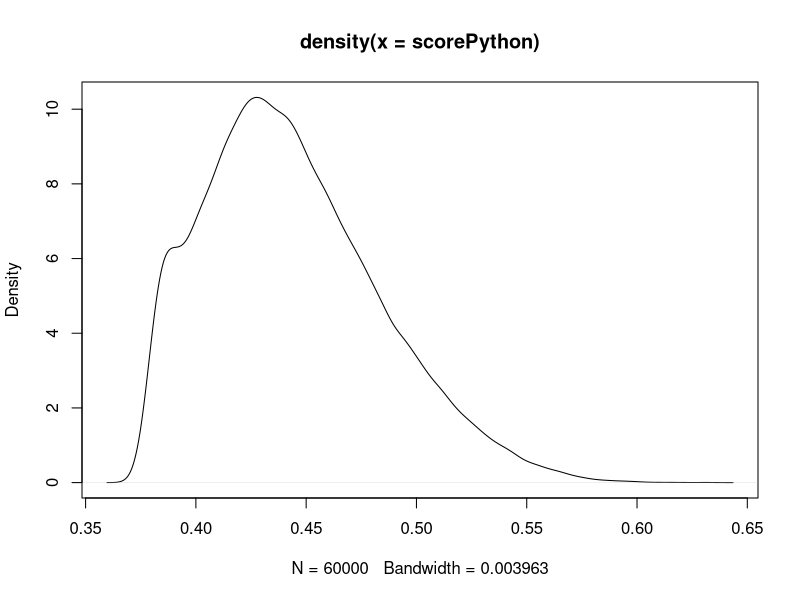
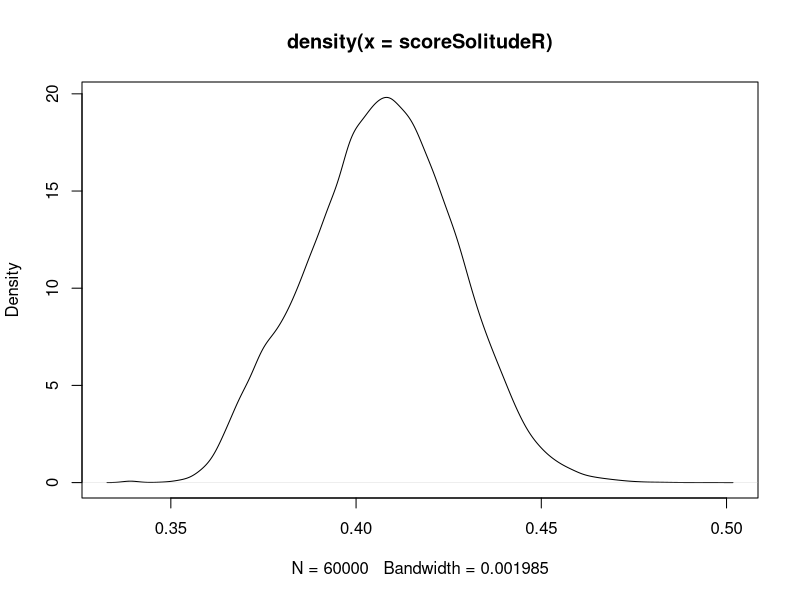
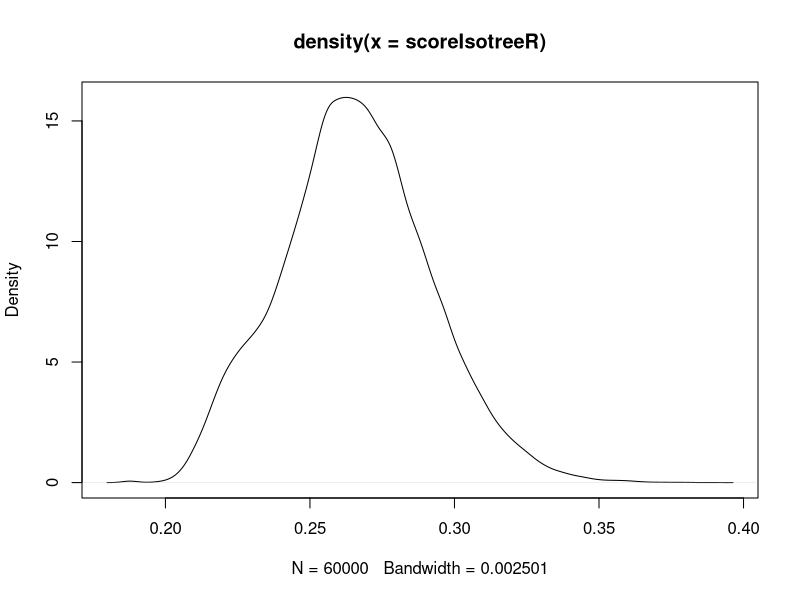
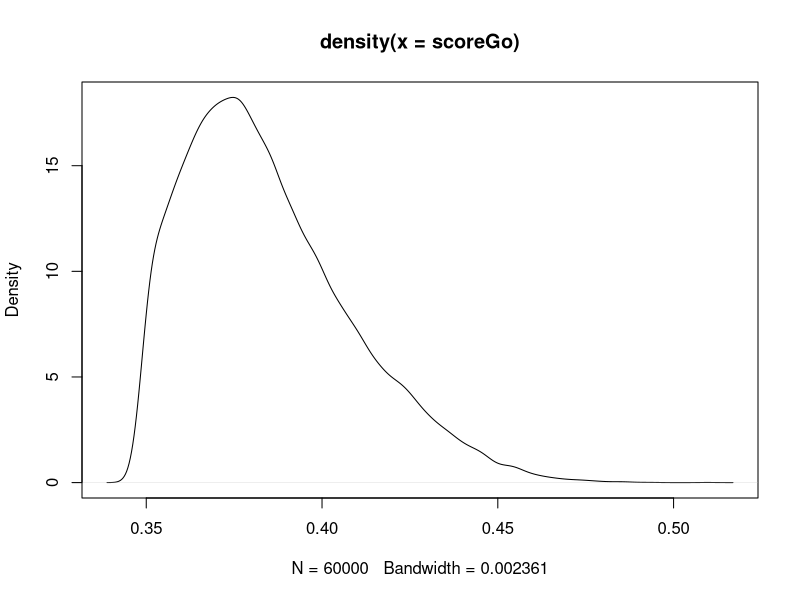
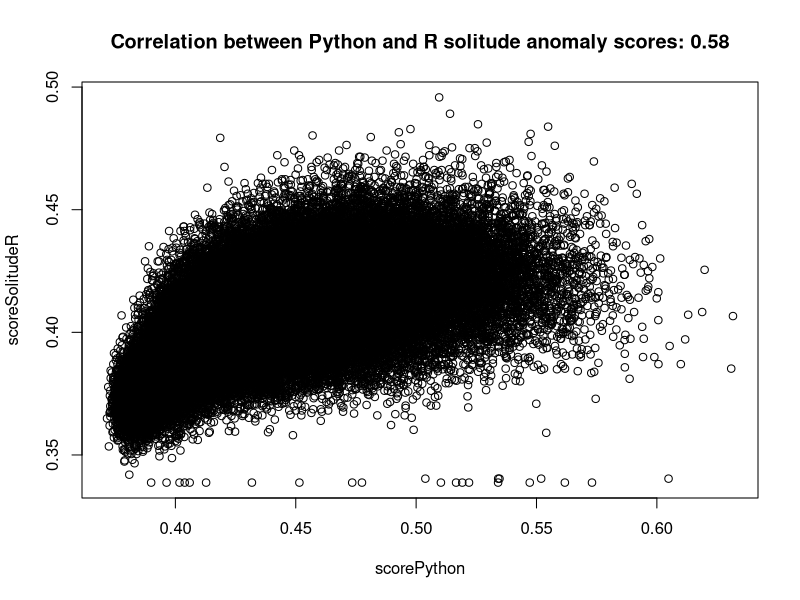
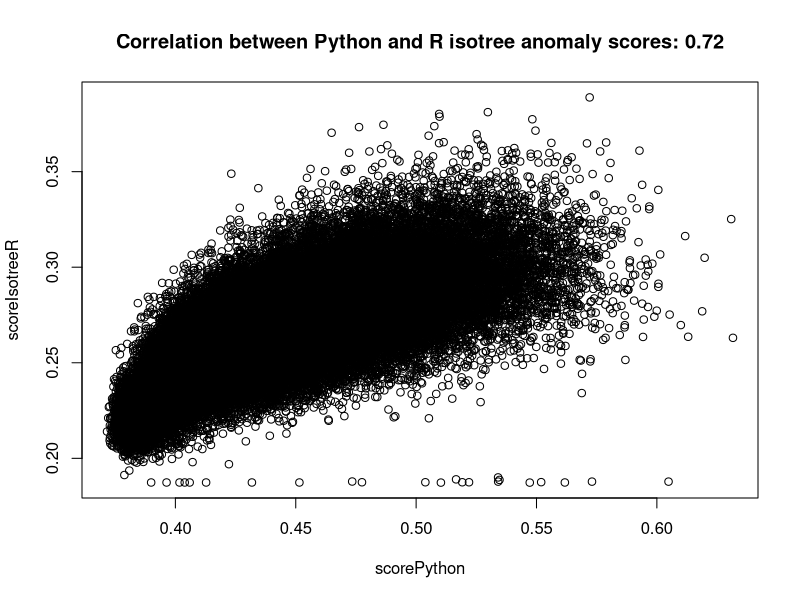
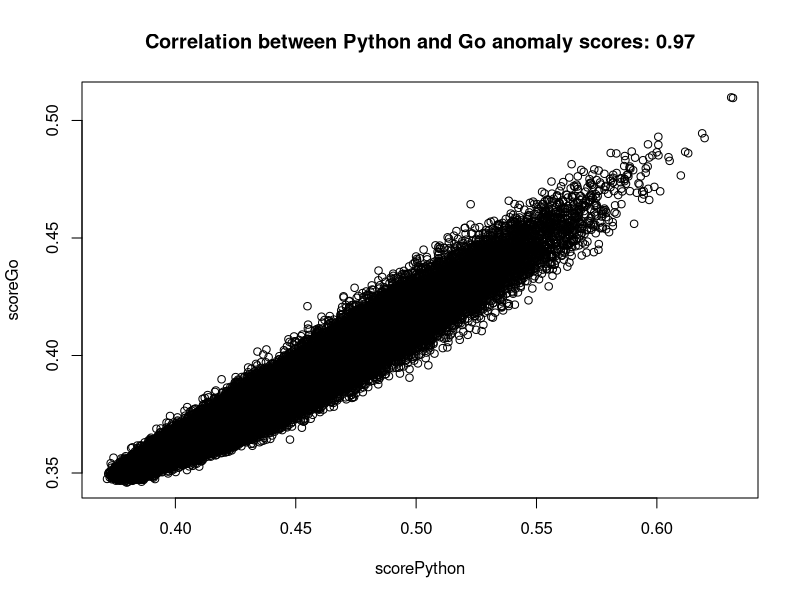
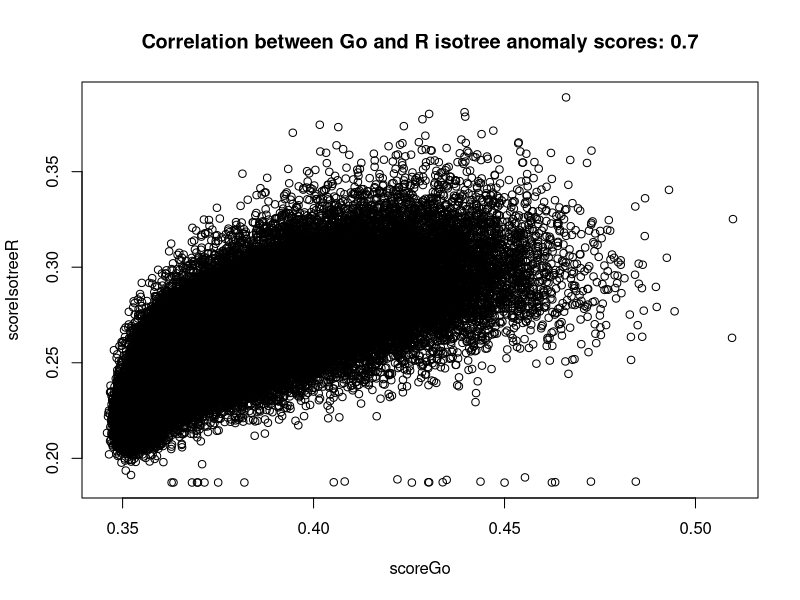

Reproduce these figures in R, in order.
# compare the anomaly scores from Python and R
digitLabels = read.csv("labels.csv")
scoresSolitudeR = read.csv("solitudeRScores.csv")
scoresIsotreeR = read.csv("isotreeRScores.csv")
scoresPython = read.csv("pythonScores.csv")
scoresGo = read.csv("anomaly_scores_go.csv")
  
# merge the scoring data  
analyzeData <- data.frame("digitLabel" = digitLabels$digitLabel,
	"scoreSolitudeR" = scoresSolitudeR$iforestRScore.anomaly_score,
	"scoreIsotreeR" = scoresIsotreeR$isotreeRScore,
	"scorePython" = scoresPython$iforestPythonScore,
	"scoreGo" = scoresGo$anomalyScores)

# Note that distributions of anomaly scores have different shapes
# Are there hyperparameter settings that may bring the 
# Python and R results closer together?
pdf(file = "fig-python-anomaly-scores.pdf", width = 11, height = 8.5)
with(analyzeData, plot(density(scorePython)))
dev.off()

pdf(file = "fig-r-solitude-anomaly-scores.pdf", width = 11, height = 8.5)
with(analyzeData, plot(density(scoreSolitudeR)))
dev.off()

pdf(file = "fig-r-isotree-anomaly-scores.pdf", width = 11, height = 8.5)
with(analyzeData, plot(density(scoreIsotreeR)))
dev.off()

pdf(file = "fig-go-anomaly-scores.pdf", width = 11, height = 8.5)
with(analyzeData, plot(density(scoreGo)))
dev.off()

pdf(file = "fig-scatterplot-solitude-anomaly-scores.pdf", width = 11, height = 8.5)
with(analyzeData, plot(scorePython,scoreSolitudeR))
title(paste("Correlation between Python and R solitude anomaly scores:",
	as.character(round(with(analyzeData,cor(scorePython,scoreSolitudeR)),digits = 2))))
dev.off()

pdf(file = "fig-scatterplot-isotree-anomaly-scores.pdf", width = 11, height = 8.5)
with(analyzeData, plot(scorePython,scoreIsotreeR))
title(paste("Correlation between Python and R isotree anomaly scores:",
	as.character(round(with(analyzeData,cor(scorePython,scoreIsotreeR)),digits = 2))))
dev.off()

pdf(file = "fig-scatterplot-go-python-anomaly-scores.pdf", width = 11, height = 8.5)
with(analyzeData, plot(scorePython,scoreGo))
title(paste("Correlation between Python and Go anomaly scores:",
            as.character(round(with(analyzeData,cor(scorePython,scoreGo)),digits = 2))))
dev.off()

pdf(file = "fig-scatterplot-isotree-go-anomaly-scores.pdf", width = 11, height = 8.5)
with(analyzeData, plot(scoreGo,scoreIsotreeR))
title(paste("Correlation between Go and R isotree anomaly scores:",
            as.character(round(with(analyzeData,cor(scoreGo,scoreIsotreeR)),digits = 2))))
dev.off()
